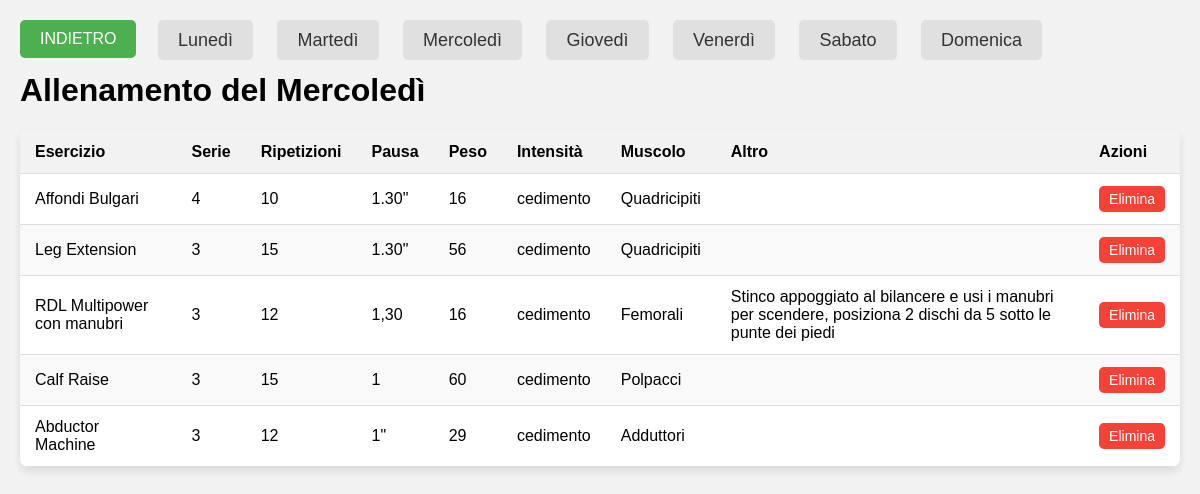
Screenshot of /modifica_allenamento.php?giorno=3 with the database file from the repository.
### tables this page shows
CREATE TABLE `esercizi` (
  `id` int(11) NOT NULL,
  `nome` varchar(100) NOT NULL,
  `serie` int(1) NOT NULL,
  `reps` int(2) NOT NULL,
  `pausa` varchar(6) NOT NULL,
  `peso` int(3) NOT NULL,
  `intensita` varchar(50) NOT NULL,
  `id_muscolo` int(11) NOT NULL,
  `altro` varchar(200) NOT NULL
);

CREATE TABLE `muscoli` (
  `id` int(11) NOT NULL,
  `nome` varchar(50) NOT NULL
);

### modifica_allenamento.php (the view, shortened to what this page needs)
<!DOCTYPE html>
<html lang="it">
<head>
</head>
<body>
<div class="back-button">
    <button onclick="window.location.href = 'gestione.php';">INDIETRO</button>
</div>
<div class="day-menu">
    <a href="modifica_allenamento.php?giorno=1">Lunedì</a>
    <a href="modifica_allenamento.php?giorno=2">Martedì</a>
    <a href="modifica_allenamento.php?giorno=3">Mercoledì</a>
    <a href="modifica_allenamento.php?giorno=4">Giovedì</a>
    <a href="modifica_allenamento.php?giorno=5">Venerdì</a>
    <a href="modifica_allenamento.php?giorno=6">Sabato</a>
    <a href="modifica_allenamento.php?giorno=7">Domenica</a>
</div>
<?php
$servername = "localhost";
$username = "ceo";
$password = "1234";
$dbname = "tracker";
$conn = new mysqli($servername, $username, $password, $dbname);
$giorno_selezionato = isset($_GET['giorno']) ? $_GET['giorno'] : 1;
$giorni_settimana = array(
    1 => 'Lunedì',
    2 => 'Martedì',
    3 => 'Mercoledì',
    4 => 'Giovedì',
    5 => 'Venerdì',
    6 => 'Sabato',
    7 => 'Domenica'
);
$giorno_corrente = $giorni_settimana[$giorno_selezionato];
$sql = "SELECT e.id AS id_esercizio, e.nome AS nome_esercizio, e.serie, e.reps, e.pausa, e.peso, e.intensita, m.nome AS nome_muscolo, e.altro
        FROM esercizi e
        INNER JOIN allenamento a ON e.id = a.id_esercizio
        INNER JOIN giorni g ON a.id_giorno = g.id
        INNER JOIN muscoli m ON e.id_muscolo = m.id
        WHERE g.id = $giorno_selezionato";
$result = $conn->query($sql);
echo "<h1>Allenamento del $giorno_corrente</h1>";
if ($result->num_rows > 0) {
    echo "<table>";
    echo "<thead>";
    echo "<tr>";
    echo "<th>Esercizio</th>";
    echo "<th>Serie</th>";
    echo "<th>Ripetizioni</th>";
    echo "<th>Pausa</th>";
    echo "<th>Peso</th>";
    echo "<th>Intensità</th>";
    echo "<th>Muscolo</th>";
    echo "<th>Altro</th>";
    echo "<th>Azioni</th>";
    echo "</tr>";
    echo "</thead>";
    echo "<tbody>";
    while($row = $result->fetch_assoc()) {
        echo "<tr>";
        echo "<td>".$row["nome_esercizio"]."</td>";
        echo "<td>".$row["serie"]."</td>";
        echo "<td>".$row["reps"]."</td>";
        echo "<td>".$row["pausa"]."</td>";
        echo "<td>".$row["peso"]."</td>";
        echo "<td>".$row["intensita"]."</td>";
        echo "<td>".$row["nome_muscolo"]."</td>";
        echo "<td>".$row["altro"]."</td>";
        echo "<td><button class='delete-button' onclick='eliminaEsercizio(".$row["id_esercizio"].")'>Elimina</button></td>";
        echo "</tr>";
    }
    echo "</tbody>";
    echo "</table>";
} else {
    echo "<p>Nessun risultato trovato per il $giorno_corrente</p>";
}
?>
</body>
</html>

### modifica_allenamento.php (style rules this page uses)
body { font-family: Arial, sans-serif; background-color: #f2f2f2; margin: 0; padding: 20px; }
table { width: 100%; border-collapse: collapse; border-spacing: 0; background-color: #fff; box-shadow: 0 4px 8px rgba(0, 0, 0, 0.1); border-radius: 8px; overflow: hidden; }
th, td { padding: 12px 15px; text-align: left; border-bottom: 1px solid #ddd; }
th { background-color: #f2f2f2; font-weight: bold; }
tr:nth-child(even) { background-color: #f9f9f9; }
.day-menu { text-align: center; margin-bottom: 20px; padding-top: 10px; }
.day-menu a { padding: 10px 20px; margin: 0 10px; font-size: 18px; cursor: pointer; text-decoration: none; color: #333; border-radius: 5px; background-color: #e0e0e0; transition: background-color 0.3s; }
.delete-button { padding: 5px 10px; font-size: 14px; cursor: pointer; border: none; border-radius: 5px; background-color: #f44336; color: white; transition: background-color 0.3s; }
.back-button { position: absolute; top: 20px; left: 20px; }
.back-button button { padding: 10px 20px; font-size: 16px; cursor: pointer; border: none; border-radius: 5px; background-color: #4CAF50; color: white; transition: background-color 0.3s; }

### rows the page displays
esercizi: nome "Affondi Bulgari", serie "4", reps "10", pausa "1.30\"", peso "16", intensita "cedimento", id_muscolo.nome "Quadricipiti"
esercizi: nome "Leg Extension", serie "3", reps "15", pausa "1.30\"", peso "56", intensita "cedimento", id_muscolo.nome "Quadricipiti"
esercizi: nome "RDL Multipower con manubri", serie "3", reps "12", pausa "1,30", peso "16", intensita "cedimento", id_muscolo.nome "Femorali", altro "Stinco appoggiato al bilancere e usi i manubri per scendere, posiziona 2 dischi da 5 sotto le punte dei piedi"
esercizi: nome "Calf Raise", serie "3", reps "15", pausa "1", peso "60", intensita "cedimento", id_muscolo.nome "Polpacci"
esercizi: nome "Abductor Machine", serie "3", reps "12", pausa "1\"", peso "29", intensita "cedimento", id_muscolo.nome "Adduttori"

### other values shown
$giorno_corrente "Mercoledì"
